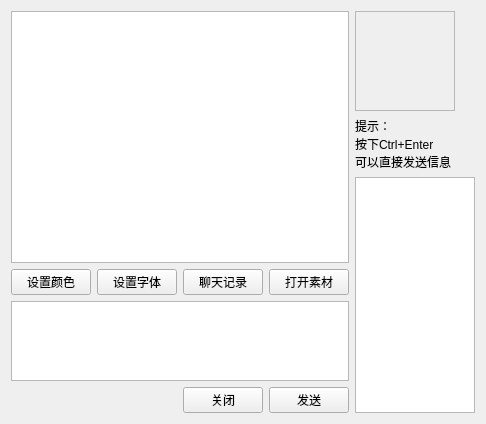
<?xml version="1.0" encoding="UTF-8"?>
<ui version="4.0">
 <class>ChatDialog</class>
 <widget class="QWidget" name="ChatDialog">
  <property name="geometry">
   <rect>
    <x>0</x>
    <y>0</y>
    <width>457</width>
    <height>424</height>
   </rect>
  </property>
  <property name="sizePolicy">
   <sizepolicy hsizetype="Fixed" vsizetype="Fixed">
    <horstretch>0</horstretch>
    <verstretch>0</verstretch>
   </sizepolicy>
  </property>
  <property name="windowTitle">
   <string>Form</string>
  </property>
  <layout class="QHBoxLayout" name="horizontalLayout_3">
   <item>
    <layout class="QVBoxLayout" name="verticalLayout_2">
     <item>
      <widget class="QTextEdit" name="_allMessage">
       <property name="sizePolicy">
        <sizepolicy hsizetype="Expanding" vsizetype="Expanding">
         <horstretch>100</horstretch>
         <verstretch>80</verstretch>
        </sizepolicy>
       </property>
       <property name="minimumSize">
        <size>
         <width>0</width>
         <height>0</height>
        </size>
       </property>
      </widget>
     </item>
     <item>
      <layout class="QHBoxLayout" name="horizontalLayout">
       <item>
        <widget class="QPushButton" name="_color">
         <property name="text">
          <string>设置颜色</string>
         </property>
        </widget>
       </item>
       <item>
        <widget class="QPushButton" name="_font">
         <property name="text">
          <string>设置字体</string>
         </property>
        </widget>
       </item>
       <item>
        <widget class="QPushButton" name="_record">
         <property name="text">
          <string>聊天记录</string>
         </property>
        </widget>
       </item>
       <item>
        <widget class="QPushButton" name="_material">
         <property name="text">
          <string>打开素材</string>
         </property>
        </widget>
       </item>
      </layout>
     </item>
     <item>
      <widget class="ChatTextEdit" name="_inputMessage">
       <property name="sizePolicy">
        <sizepolicy hsizetype="Expanding" vsizetype="Expanding">
         <horstretch>100</horstretch>
         <verstretch>20</verstretch>
        </sizepolicy>
       </property>
       <property name="minimumSize">
        <size>
         <width>0</width>
         <height>80</height>
        </size>
       </property>
       <property name="maximumSize">
        <size>
         <width>16777215</width>
         <height>80</height>
        </size>
       </property>
      </widget>
     </item>
     <item>
      <layout class="QHBoxLayout" name="horizontalLayout_2">
       <item>
        <spacer name="horizontalSpacer_3">
         <property name="orientation">
          <enum>Qt::Horizontal</enum>
         </property>
         <property name="sizeHint" stdset="0">
          <size>
           <width>40</width>
           <height>20</height>
          </size>
         </property>
        </spacer>
       </item>
       <item>
        <widget class="QPushButton" name="_close">
         <property name="text">
          <string>关闭</string>
         </property>
        </widget>
       </item>
       <item>
        <widget class="QPushButton" name="_send">
         <property name="text">
          <string>发送</string>
         </property>
        </widget>
       </item>
      </layout>
     </item>
    </layout>
   </item>
   <item>
    <layout class="QVBoxLayout" name="verticalLayout">
     <item>
      <widget class="QFrame" name="avatarFrame">
       <property name="minimumSize">
        <size>
         <width>100</width>
         <height>100</height>
        </size>
       </property>
       <property name="maximumSize">
        <size>
         <width>100</width>
         <height>100</height>
        </size>
       </property>
       <property name="frameShape">
        <enum>QFrame::StyledPanel</enum>
       </property>
       <property name="frameShadow">
        <enum>QFrame::Raised</enum>
       </property>
      </widget>
     </item>
     <item>
      <widget class="QLabel" name="label">
       <property name="text">
        <string>提示：
按下Ctrl+Enter
可以直接发送信息</string>
       </property>
      </widget>
     </item>
     <item>
      <widget class="QTextEdit" name="_about">
       <property name="sizePolicy">
        <sizepolicy hsizetype="Maximum" vsizetype="Maximum">
         <horstretch>0</horstretch>
         <verstretch>100</verstretch>
        </sizepolicy>
       </property>
       <property name="minimumSize">
        <size>
         <width>120</width>
         <height>200</height>
        </size>
       </property>
       <property name="maximumSize">
        <size>
         <width>120</width>
         <height>1000</height>
        </size>
       </property>
      </widget>
     </item>
    </layout>
   </item>
  </layout>
 </widget>
 <customwidgets>
  <customwidget>
   <class>ChatTextEdit</class>
   <extends>QTextEdit</extends>
   <header>ChatTextEdit.h</header>
  </customwidget>
 </customwidgets>
 <resources/>
 <connections/>
</ui>
